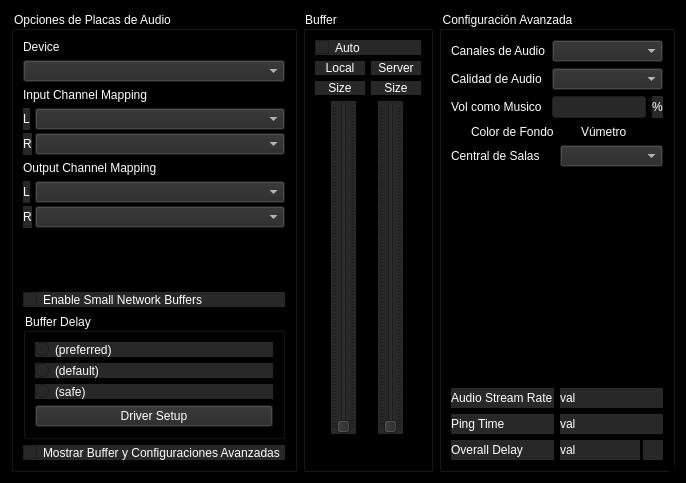
<?xml version="1.0" encoding="UTF-8"?>
<ui version="4.0">
 <class>CClientSettingsDlgBase</class>
 <widget class="QDialog" name="CClientSettingsDlgBase">
  <property name="geometry">
   <rect>
    <x>0</x>
    <y>0</y>
    <width>686</width>
    <height>483</height>
   </rect>
  </property>
  <property name="windowTitle">
   <string>Configuración</string>
  </property>
  <property name="windowIcon">
   <iconset resource="resources.qrc">
    <normaloff>:/png/main/res/fronticon.png</normaloff>:/png/main/res/fronticon.png</iconset>
  </property>
  <property name="styleSheet">
   <string notr="true">background-color: rgb(0, 0, 0);
border-color: rgb(0, 0, 0);
color: rgb(255, 255, 255);
</string>
  </property>
  <property name="sizeGripEnabled">
   <bool>true</bool>
  </property>
  <layout class="QHBoxLayout">
   <item>
    <widget class="QGroupBox" name="grbSoundCard">
     <property name="title">
      <string>Opciones de Placas de Audio</string>
     </property>
     <layout class="QVBoxLayout">
      <item>
       <widget class="QLabel" name="lblSoundcardDevice">
        <property name="text">
         <string>Device</string>
        </property>
       </widget>
      </item>
      <item>
       <widget class="QComboBox" name="cbxSoundcard">
        <property name="sizePolicy">
         <sizepolicy hsizetype="Expanding" vsizetype="Fixed">
          <horstretch>0</horstretch>
          <verstretch>0</verstretch>
         </sizepolicy>
        </property>
        <property name="minimumSize">
         <size>
          <width>153</width>
          <height>0</height>
         </size>
        </property>
        <property name="styleSheet">
         <string notr="true">background-color: rgb(40, 40, 40);
border-color: rgb(0, 0, 0);
color: rgb(255, 255, 255);
 border-image:  url(:/png/main/res/fondoo.png);</string>
        </property>
       </widget>
      </item>
      <item>
       <widget class="QFrame" name="FrameSoundcardChannelSelection">
        <property name="sizePolicy">
         <sizepolicy hsizetype="Preferred" vsizetype="Preferred">
          <horstretch>0</horstretch>
          <verstretch>0</verstretch>
         </sizepolicy>
        </property>
        <property name="frameShape">
         <enum>QFrame::NoFrame</enum>
        </property>
        <property name="frameShadow">
         <enum>QFrame::Plain</enum>
        </property>
        <layout class="QVBoxLayout">
         <property name="leftMargin">
          <number>0</number>
         </property>
         <property name="topMargin">
          <number>0</number>
         </property>
         <property name="rightMargin">
          <number>0</number>
         </property>
         <property name="bottomMargin">
          <number>0</number>
         </property>
         <item>
          <widget class="QLabel" name="lblInChannelMapping">
           <property name="text">
            <string>Input Channel Mapping</string>
           </property>
          </widget>
         </item>
         <item>
          <layout class="QHBoxLayout">
           <property name="spacing">
            <number>3</number>
           </property>
           <item>
            <layout class="QVBoxLayout">
             <item>
              <widget class="QLabel" name="lblLInChan">
               <property name="sizePolicy">
                <sizepolicy hsizetype="Maximum" vsizetype="Preferred">
                 <horstretch>0</horstretch>
                 <verstretch>0</verstretch>
                </sizepolicy>
               </property>
               <property name="styleSheet">
                <string notr="true">background-color: rgb(40, 40, 40);
border-color: rgb(0, 0, 0);
color: rgb(255, 255, 255);
 border-image:  url(:/png/main/res/fondoo.png);</string>
               </property>
               <property name="text">
                <string>L</string>
               </property>
              </widget>
             </item>
             <item>
              <widget class="QLabel" name="lblRInChan">
               <property name="sizePolicy">
                <sizepolicy hsizetype="Maximum" vsizetype="Preferred">
                 <horstretch>0</horstretch>
                 <verstretch>0</verstretch>
                </sizepolicy>
               </property>
               <property name="styleSheet">
                <string notr="true">background-color: rgb(40, 40, 40);
border-color: rgb(0, 0, 0);
color: rgb(255, 255, 255);
 border-image:  url(:/png/main/res/fondoo.png);</string>
               </property>
               <property name="text">
                <string>R</string>
               </property>
              </widget>
             </item>
            </layout>
           </item>
           <item>
            <layout class="QVBoxLayout">
             <property name="spacing">
              <number>3</number>
             </property>
             <item>
              <widget class="QComboBox" name="cbxLInChan">
               <property name="styleSheet">
                <string notr="true">background-color: rgb(40, 40, 40);
border-color: rgb(0, 0, 0);
color: rgb(255, 255, 255);
 border-image:  url(:/png/main/res/fondoo.png);</string>
               </property>
              </widget>
             </item>
             <item>
              <widget class="QComboBox" name="cbxRInChan">
               <property name="styleSheet">
                <string notr="true">background-color: rgb(40, 40, 40);
border-color: rgb(0, 0, 0);
color: rgb(255, 255, 255);
 border-image:  url(:/png/main/res/fondoo.png);</string>
               </property>
              </widget>
             </item>
            </layout>
           </item>
          </layout>
         </item>
         <item>
          <widget class="QLabel" name="lblOutChannelMapping">
           <property name="text">
            <string>Output Channel Mapping</string>
           </property>
          </widget>
         </item>
         <item>
          <layout class="QHBoxLayout">
           <property name="spacing">
            <number>3</number>
           </property>
           <item>
            <layout class="QVBoxLayout">
             <item>
              <widget class="QLabel" name="lblLOutChan">
               <property name="sizePolicy">
                <sizepolicy hsizetype="Maximum" vsizetype="Preferred">
                 <horstretch>0</horstretch>
                 <verstretch>0</verstretch>
                </sizepolicy>
               </property>
               <property name="styleSheet">
                <string notr="true">background-color: rgb(40, 40, 40);
border-color: rgb(0, 0, 0);
color: rgb(255, 255, 255);
 border-image:  url(:/png/main/res/fondoo.png);</string>
               </property>
               <property name="text">
                <string>L</string>
               </property>
              </widget>
             </item>
             <item>
              <widget class="QLabel" name="lblROutChan">
               <property name="sizePolicy">
                <sizepolicy hsizetype="Maximum" vsizetype="Preferred">
                 <horstretch>0</horstretch>
                 <verstretch>0</verstretch>
                </sizepolicy>
               </property>
               <property name="styleSheet">
                <string notr="true">background-color: rgb(40, 40, 40);
border-color: rgb(0, 0, 0);
color: rgb(255, 255, 255);
 border-image:  url(:/png/main/res/fondoo.png);</string>
               </property>
               <property name="text">
                <string>R</string>
               </property>
              </widget>
             </item>
            </layout>
           </item>
           <item>
            <layout class="QVBoxLayout">
             <property name="spacing">
              <number>3</number>
             </property>
             <item>
              <widget class="QComboBox" name="cbxLOutChan">
               <property name="styleSheet">
                <string notr="true">background-color: rgb(40, 40, 40);
border-color: rgb(0, 0, 0);
color: rgb(255, 255, 255);
 border-image:  url(:/png/main/res/fondoo.png);</string>
               </property>
              </widget>
             </item>
             <item>
              <widget class="QComboBox" name="cbxROutChan">
               <property name="styleSheet">
                <string notr="true">background-color: rgb(40, 40, 40);
border-color: rgb(0, 0, 0);
color: rgb(255, 255, 255);
 border-image:  url(:/png/main/res/fondoo.png);</string>
               </property>
              </widget>
             </item>
            </layout>
           </item>
          </layout>
         </item>
        </layout>
       </widget>
      </item>
      <item>
       <spacer>
        <property name="orientation">
         <enum>Qt::Vertical</enum>
        </property>
        <property name="sizeHint" stdset="0">
         <size>
          <width>153</width>
          <height>0</height>
         </size>
        </property>
       </spacer>
      </item>
      <item>
       <widget class="QCheckBox" name="chbEnableOPUS64">
        <property name="styleSheet">
         <string notr="true">background-color: rgb(40, 40, 40);
border-color: rgb(0, 0, 0);
color: rgb(255, 255, 255);
 border-image:  url(:/png/main/res/fondoo.png);</string>
        </property>
        <property name="text">
         <string>Enable Small Network Buffers</string>
        </property>
       </widget>
      </item>
      <item>
       <widget class="QGroupBox" name="grbSoundCrdBufDelay">
        <property name="title">
         <string>Buffer Delay</string>
        </property>
        <layout class="QVBoxLayout">
         <item>
          <widget class="QRadioButton" name="rbtBufferDelayPreferred">
           <property name="styleSheet">
            <string notr="true">background-color: rgb(40, 40, 40);
border-color: rgb(0, 0, 0);
color: rgb(255, 255, 255);
 border-image:  url(:/png/main/res/fondoo.png);</string>
           </property>
           <property name="text">
            <string>(preferred)</string>
           </property>
          </widget>
         </item>
         <item>
          <widget class="QRadioButton" name="rbtBufferDelayDefault">
           <property name="styleSheet">
            <string notr="true">background-color: rgb(40, 40, 40);
border-color: rgb(0, 0, 0);
color: rgb(255, 255, 255);
 border-image:  url(:/png/main/res/fondoo.png);</string>
           </property>
           <property name="text">
            <string>(default)</string>
           </property>
          </widget>
         </item>
         <item>
          <widget class="QRadioButton" name="rbtBufferDelaySafe">
           <property name="styleSheet">
            <string notr="true">background-color: rgb(40, 40, 40);
border-color: rgb(0, 0, 0);
color: rgb(255, 255, 255);
 border-image:  url(:/png/main/res/fondoo.png);</string>
           </property>
           <property name="text">
            <string>(safe)</string>
           </property>
          </widget>
         </item>
         <item>
          <widget class="QPushButton" name="butDriverSetup">
           <property name="styleSheet">
            <string notr="true">background-color: rgb(40, 40, 40);
border-color: rgb(0, 0, 0);
color: rgb(255, 255, 255);
 border-image:  url(:/png/main/res/fondoo.png);</string>
           </property>
           <property name="text">
            <string>Driver Setup</string>
           </property>
           <property name="autoDefault">
            <bool>false</bool>
           </property>
          </widget>
         </item>
        </layout>
       </widget>
      </item>
      <item>
       <widget class="QCheckBox" name="bufferConfiguracion">
        <property name="styleSheet">
         <string notr="true">background-color: rgb(40, 40, 40);
border-color: rgb(0, 0, 0);
color: rgb(255, 255, 255);
 border-image:  url(:/png/main/res/fondoo.png);</string>
        </property>
        <property name="text">
         <string>Mostrar Buffer y Configuraciones Avanzadas </string>
        </property>
       </widget>
      </item>
     </layout>
    </widget>
   </item>
   <item>
    <widget class="QGroupBox" name="grbJitterBuffer">
     <property name="title">
      <string>Buffer</string>
     </property>
     <layout class="QVBoxLayout">
      <item>
       <widget class="QCheckBox" name="chbAutoJitBuf">
        <property name="styleSheet">
         <string notr="true">background-color: rgb(40, 40, 40);
border-color: rgb(0, 0, 0);
color: rgb(255, 255, 255);
 border-image:  url(:/png/main/res/fondoo.png);</string>
        </property>
        <property name="text">
         <string>Auto</string>
        </property>
       </widget>
      </item>
      <item>
       <layout class="QHBoxLayout">
        <item>
         <widget class="QLabel" name="lblNetBufLabel">
          <property name="minimumSize">
           <size>
            <width>50</width>
            <height>0</height>
           </size>
          </property>
          <property name="styleSheet">
           <string notr="true">background-color: rgb(40, 40, 40);
border-color: rgb(0, 0, 0);
color: rgb(255, 255, 255);
 border-image:  url(:/png/main/res/fondoo.png);</string>
          </property>
          <property name="text">
           <string>Local</string>
          </property>
          <property name="alignment">
           <set>Qt::AlignCenter</set>
          </property>
          <property name="wordWrap">
           <bool>false</bool>
          </property>
         </widget>
        </item>
        <item>
         <widget class="QLabel" name="lblNetBufServerLabel">
          <property name="minimumSize">
           <size>
            <width>50</width>
            <height>0</height>
           </size>
          </property>
          <property name="styleSheet">
           <string notr="true">background-color: rgb(40, 40, 40);
border-color: rgb(0, 0, 0);
color: rgb(255, 255, 255);
 border-image:  url(:/png/main/res/fondoo.png);</string>
          </property>
          <property name="text">
           <string>Server</string>
          </property>
          <property name="alignment">
           <set>Qt::AlignCenter</set>
          </property>
          <property name="wordWrap">
           <bool>false</bool>
          </property>
         </widget>
        </item>
       </layout>
      </item>
      <item>
       <layout class="QHBoxLayout">
        <item>
         <widget class="QLabel" name="lblNetBuf">
          <property name="minimumSize">
           <size>
            <width>50</width>
            <height>0</height>
           </size>
          </property>
          <property name="styleSheet">
           <string notr="true">background-color: rgb(40, 40, 40);
border-color: rgb(0, 0, 0);
color: rgb(255, 255, 255);
 border-image:  url(:/png/main/res/fondoo.png);</string>
          </property>
          <property name="text">
           <string>Size</string>
          </property>
          <property name="alignment">
           <set>Qt::AlignCenter</set>
          </property>
          <property name="wordWrap">
           <bool>false</bool>
          </property>
         </widget>
        </item>
        <item>
         <widget class="QLabel" name="lblNetBufServer">
          <property name="minimumSize">
           <size>
            <width>50</width>
            <height>0</height>
           </size>
          </property>
          <property name="styleSheet">
           <string notr="true">background-color: rgb(40, 40, 40);
border-color: rgb(0, 0, 0);
color: rgb(255, 255, 255);
 border-image:  url(:/png/main/res/fondoo.png);</string>
          </property>
          <property name="text">
           <string>Size</string>
          </property>
          <property name="alignment">
           <set>Qt::AlignCenter</set>
          </property>
          <property name="wordWrap">
           <bool>false</bool>
          </property>
         </widget>
        </item>
       </layout>
      </item>
      <item>
       <layout class="QHBoxLayout">
        <item>
         <spacer>
          <property name="orientation">
           <enum>Qt::Horizontal</enum>
          </property>
          <property name="sizeType">
           <enum>QSizePolicy::Minimum</enum>
          </property>
          <property name="sizeHint" stdset="0">
           <size>
            <width>0</width>
            <height>0</height>
           </size>
          </property>
         </spacer>
        </item>
        <item>
         <widget class="QSlider" name="sldNetBuf">
          <property name="styleSheet">
           <string notr="true">background-color: rgb(40, 40, 40);
border-color: rgb(0, 0, 0);
color: rgb(255, 255, 255);
 border-image:  url(:/png/main/res/fondoo.png);</string>
          </property>
          <property name="pageStep">
           <number>1</number>
          </property>
          <property name="orientation">
           <enum>Qt::Vertical</enum>
          </property>
          <property name="tickPosition">
           <enum>QSlider::TicksBothSides</enum>
          </property>
         </widget>
        </item>
        <item>
         <spacer>
          <property name="orientation">
           <enum>Qt::Horizontal</enum>
          </property>
          <property name="sizeType">
           <enum>QSizePolicy::Minimum</enum>
          </property>
          <property name="sizeHint" stdset="0">
           <size>
            <width>0</width>
            <height>0</height>
           </size>
          </property>
         </spacer>
        </item>
        <item>
         <widget class="QSlider" name="sldNetBufServer">
          <property name="styleSheet">
           <string notr="true">background-color: rgb(40, 40, 40);
border-color: rgb(0, 0, 0);
color: rgb(255, 255, 255);
 border-image:  url(:/png/main/res/fondoo.png);</string>
          </property>
          <property name="pageStep">
           <number>1</number>
          </property>
          <property name="orientation">
           <enum>Qt::Vertical</enum>
          </property>
          <property name="tickPosition">
           <enum>QSlider::TicksBothSides</enum>
          </property>
         </widget>
        </item>
       </layout>
      </item>
      <item>
       <layout class="QHBoxLayout">
        <item>
         <spacer>
          <property name="orientation">
           <enum>Qt::Horizontal</enum>
          </property>
          <property name="sizeType">
           <enum>QSizePolicy::Minimum</enum>
          </property>
          <property name="sizeHint" stdset="0">
           <size>
            <width>0</width>
            <height>0</height>
           </size>
          </property>
         </spacer>
        </item>
        <item>
         <widget class="CMultiColorLED" name="ledNetw" native="true">
          <property name="sizePolicy">
           <sizepolicy hsizetype="Fixed" vsizetype="Fixed">
            <horstretch>0</horstretch>
            <verstretch>0</verstretch>
           </sizepolicy>
          </property>
          <property name="minimumSize">
           <size>
            <width>20</width>
            <height>20</height>
           </size>
          </property>
          <property name="maximumSize">
           <size>
            <width>20</width>
            <height>20</height>
           </size>
          </property>
         </widget>
        </item>
        <item>
         <spacer>
          <property name="orientation">
           <enum>Qt::Horizontal</enum>
          </property>
          <property name="sizeType">
           <enum>QSizePolicy::Minimum</enum>
          </property>
          <property name="sizeHint" stdset="0">
           <size>
            <width>0</width>
            <height>0</height>
           </size>
          </property>
         </spacer>
        </item>
       </layout>
      </item>
     </layout>
    </widget>
   </item>
   <item>
    <widget class="QGroupBox" name="grbMeasureResults">
     <property name="title">
      <string>Configuración Avanzada</string>
     </property>
     <layout class="QVBoxLayout" name="verticalLayout_3">
      <item>
       <layout class="QHBoxLayout" name="horizontalLayout">
        <item>
         <layout class="QVBoxLayout" name="verticalLayout_2">
          <item>
           <widget class="QLabel" name="lblAudioChannels">
            <property name="text">
             <string>Canales de Audio</string>
            </property>
           </widget>
          </item>
          <item>
           <widget class="QLabel" name="lblAudioQuality">
            <property name="text">
             <string>Calidad de Audio</string>
            </property>
           </widget>
          </item>
          <item>
           <widget class="QLabel" name="lblNewClientLevel">
            <property name="text">
             <string>Vol como Musico</string>
            </property>
           </widget>
          </item>
         </layout>
        </item>
        <item>
         <layout class="QVBoxLayout" name="verticalLayout">
          <item>
           <widget class="QComboBox" name="cbxAudioChannels">
            <property name="styleSheet">
             <string notr="true">background-color: rgb(40, 40, 40);
border-color: rgb(0, 0, 0);
color: rgb(255, 255, 255);
 border-image:  url(:/png/main/res/fondoo.png);</string>
            </property>
           </widget>
          </item>
          <item>
           <widget class="QComboBox" name="cbxAudioQuality">
            <property name="styleSheet">
             <string notr="true">background-color: rgb(40, 40, 40);
border-color: rgb(0, 0, 0);
color: rgb(255, 255, 255);
 border-image:  url(:/png/main/res/fondoo.png);</string>
            </property>
           </widget>
          </item>
          <item>
           <layout class="QHBoxLayout" name="horizontalLayout_4">
            <item>
             <widget class="QLineEdit" name="edtNewClientLevel">
              <property name="styleSheet">
               <string notr="true">background-color: rgb(40, 40, 40);
border-color: rgb(0, 0, 0);
color: rgb(255, 255, 255);
 border-image:  url(:/png/main/res/fondoo.png);</string>
              </property>
             </widget>
            </item>
            <item>
             <widget class="QLabel" name="lblPercentUnit">
              <property name="styleSheet">
               <string notr="true">background-color: rgb(40, 40, 40);
border-color: rgb(0, 0, 0);
color: rgb(255, 255, 255);
 border-image:  url(:/png/main/res/fondoo.png);</string>
              </property>
              <property name="text">
               <string>%</string>
              </property>
             </widget>
            </item>
           </layout>
          </item>
         </layout>
        </item>
       </layout>
      </item>
      <item>
       <layout class="QHBoxLayout" name="boxCheckNoUso">
        <item>
         <widget class="QCheckBox" name="chbGUIDesignFancy">
          <property name="text">
           <string>Color de Fondo</string>
          </property>
         </widget>
        </item>
        <item>
         <widget class="QCheckBox" name="chbDisplayChannelLevels">
          <property name="text">
           <string>Vúmetro</string>
          </property>
         </widget>
        </item>
       </layout>
      </item>
      <item>
       <layout class="QHBoxLayout">
        <item>
         <widget class="QLabel" name="lblCentralServerAddress">
          <property name="text">
           <string>Central de Salas</string>
          </property>
         </widget>
        </item>
        <item>
         <widget class="QComboBox" name="cbxCentServAddrType">
          <property name="styleSheet">
           <string notr="true">background-color: rgb(40, 40, 40);
border-color: rgb(0, 0, 0);
color: rgb(255, 255, 255);
 border-image:  url(:/png/main/res/fondoo.png);</string>
          </property>
         </widget>
        </item>
       </layout>
      </item>
      <item>
       <widget class="QLineEdit" name="edtCentralServerAddress">
        <property name="sizePolicy">
         <sizepolicy hsizetype="Expanding" vsizetype="Fixed">
          <horstretch>0</horstretch>
          <verstretch>0</verstretch>
         </sizepolicy>
        </property>
       </widget>
      </item>
      <item>
       <spacer>
        <property name="orientation">
         <enum>Qt::Vertical</enum>
        </property>
        <property name="sizeHint" stdset="0">
         <size>
          <width>201</width>
          <height>21</height>
         </size>
        </property>
       </spacer>
      </item>
      <item>
       <layout class="QHBoxLayout">
        <item>
         <widget class="QLabel" name="lblUpstream">
          <property name="styleSheet">
           <string notr="true">background-color: rgb(40, 40, 40);
border-color: rgb(0, 0, 0);
color: rgb(255, 255, 255);
 border-image:  url(:/png/main/res/fondoo.png);</string>
          </property>
          <property name="text">
           <string>Audio Stream Rate</string>
          </property>
         </widget>
        </item>
        <item>
         <widget class="QLabel" name="lblUpstreamValue">
          <property name="minimumSize">
           <size>
            <width>0</width>
            <height>20</height>
           </size>
          </property>
          <property name="styleSheet">
           <string notr="true">background-color: rgb(40, 40, 40);
border-color: rgb(0, 0, 0);
color: rgb(255, 255, 255);
 border-image:  url(:/png/main/res/fondoo.png);</string>
          </property>
          <property name="text">
           <string>val</string>
          </property>
         </widget>
        </item>
       </layout>
      </item>
      <item>
       <layout class="QHBoxLayout">
        <item>
         <widget class="QLabel" name="lblPingTime">
          <property name="styleSheet">
           <string notr="true">background-color: rgb(40, 40, 40);
border-color: rgb(0, 0, 0);
color: rgb(255, 255, 255);
 border-image:  url(:/png/main/res/fondoo.png);</string>
          </property>
          <property name="text">
           <string>Ping Time</string>
          </property>
         </widget>
        </item>
        <item>
         <widget class="QLabel" name="lblPingTimeValue">
          <property name="sizePolicy">
           <sizepolicy hsizetype="Preferred" vsizetype="Maximum">
            <horstretch>0</horstretch>
            <verstretch>0</verstretch>
           </sizepolicy>
          </property>
          <property name="minimumSize">
           <size>
            <width>50</width>
            <height>20</height>
           </size>
          </property>
          <property name="styleSheet">
           <string notr="true">background-color: rgb(40, 40, 40);
border-color: rgb(0, 0, 0);
color: rgb(255, 255, 255);
 border-image:  url(:/png/main/res/fondoo.png);</string>
          </property>
          <property name="text">
           <string>val</string>
          </property>
         </widget>
        </item>
       </layout>
      </item>
      <item>
       <layout class="QHBoxLayout">
        <item>
         <widget class="QLabel" name="lblOverallDelay">
          <property name="styleSheet">
           <string notr="true">background-color: rgb(40, 40, 40);
border-color: rgb(0, 0, 0);
color: rgb(255, 255, 255);
 border-image:  url(:/png/main/res/fondoo.png);</string>
          </property>
          <property name="text">
           <string>Overall Delay</string>
          </property>
         </widget>
        </item>
        <item>
         <layout class="QHBoxLayout">
          <property name="spacing">
           <number>3</number>
          </property>
          <item>
           <widget class="QLabel" name="lblOverallDelayValue">
            <property name="sizePolicy">
             <sizepolicy hsizetype="Preferred" vsizetype="Maximum">
              <horstretch>0</horstretch>
              <verstretch>0</verstretch>
             </sizepolicy>
            </property>
            <property name="minimumSize">
             <size>
              <width>50</width>
              <height>20</height>
             </size>
            </property>
            <property name="styleSheet">
             <string notr="true">background-color: rgb(40, 40, 40);
border-color: rgb(0, 0, 0);
color: rgb(255, 255, 255);
 border-image:  url(:/png/main/res/fondoo.png);</string>
            </property>
            <property name="text">
             <string>val</string>
            </property>
           </widget>
          </item>
          <item>
           <widget class="CMultiColorLED" name="ledOverallDelay" native="true">
            <property name="sizePolicy">
             <sizepolicy hsizetype="Fixed" vsizetype="Fixed">
              <horstretch>0</horstretch>
              <verstretch>0</verstretch>
             </sizepolicy>
            </property>
            <property name="minimumSize">
             <size>
              <width>20</width>
              <height>20</height>
             </size>
            </property>
            <property name="maximumSize">
             <size>
              <width>20</width>
              <height>20</height>
             </size>
            </property>
            <property name="styleSheet">
             <string notr="true">background-color: rgb(40, 40, 40);
border-color: rgb(0, 0, 0);
color: rgb(255, 255, 255);
 border-image:  url(:/png/main/res/fondoo.png);</string>
            </property>
           </widget>
          </item>
         </layout>
        </item>
       </layout>
      </item>
     </layout>
    </widget>
   </item>
  </layout>
 </widget>
 <customwidgets>
  <customwidget>
   <class>CMultiColorLED</class>
   <extends>QWidget</extends>
   <header>multicolorled.h</header>
  </customwidget>
 </customwidgets>
 <tabstops>
  <tabstop>cbxSoundcard</tabstop>
  <tabstop>cbxLInChan</tabstop>
  <tabstop>cbxRInChan</tabstop>
  <tabstop>cbxLOutChan</tabstop>
  <tabstop>cbxROutChan</tabstop>
  <tabstop>chbEnableOPUS64</tabstop>
  <tabstop>rbtBufferDelayPreferred</tabstop>
  <tabstop>rbtBufferDelayDefault</tabstop>
  <tabstop>butDriverSetup</tabstop>
  <tabstop>chbAutoJitBuf</tabstop>
  <tabstop>sldNetBuf</tabstop>
  <tabstop>sldNetBufServer</tabstop>
  <tabstop>cbxAudioChannels</tabstop>
  <tabstop>cbxAudioQuality</tabstop>
  <tabstop>edtNewClientLevel</tabstop>
  <tabstop>chbGUIDesignFancy</tabstop>
  <tabstop>chbDisplayChannelLevels</tabstop>
  <tabstop>cbxCentServAddrType</tabstop>
  <tabstop>edtCentralServerAddress</tabstop>
 </tabstops>
 <resources>
  <include location="resources.qrc"/>
 </resources>
 <connections/>
</ui>
